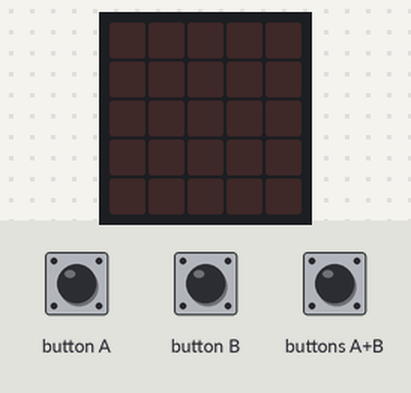
Recording of a program running on a simulated BBC micro:bit (MakeCode). On the bench: the board's 5×5 LED display. The test bench sets the inputs (shaded band).

Above: at 1.2 s.
1.3 s: buttons A+B pressed for 0.15 s
At 1.5 s:
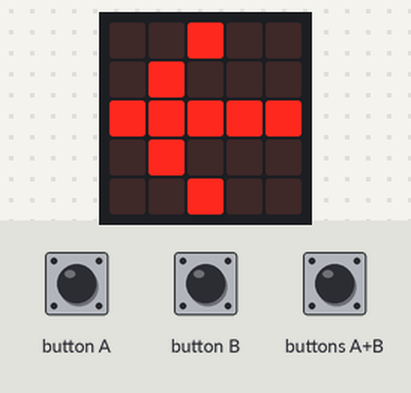
At 2.21 s:
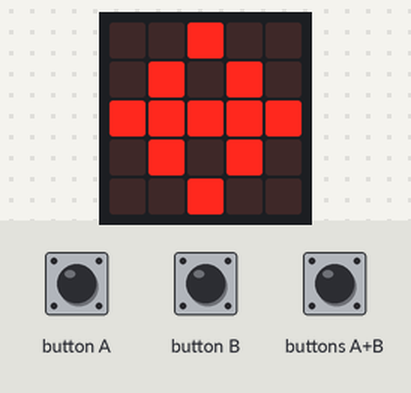
3.8 s: button A pressed for 3.2 s
8.5 s: button B pressed for 3.2 s
At 8.79 s:
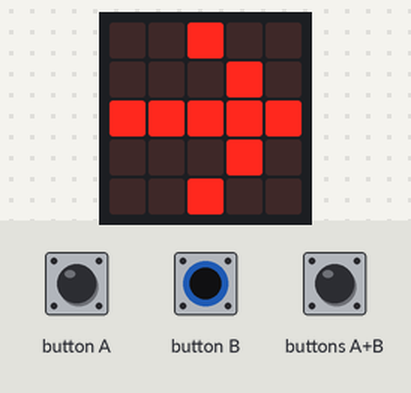
Timing chart, 0 to 11.5 s (numbered marks = the images above; inputs shaded):
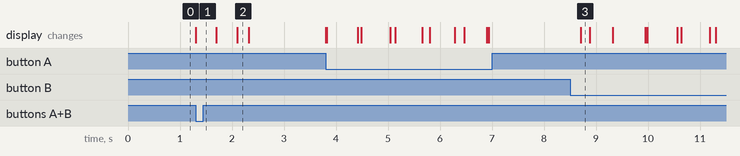

The program:

main.ts
```typescript
basic.forever(function () {
    if (input.buttonIsPressed(Button.A)) {
        basic.showLeds(`
            . . # . .
            . # . . .
            # # # # #
            . # . . .
            . . # . .
            `)
        basic.clearScreen()
        basic.pause(200)
    }
})
basic.forever(function () {
    if (input.buttonIsPressed(Button.B)) {
        basic.showLeds(`
            . . # . .
            . . . # .
            # # # # #
            . . . # .
            . . # . .
            `)
    }
    basic.clearScreen()
    basic.pause(200)
})
basic.forever(function () {
    if (input.buttonIsPressed(Button.AB)) {
        basic.showLeds(`
            . . # . .
            . # . # .
            # # # # #
            . # . # .
            . . # . .
            `)
    }
    basic.clearScreen()
    basic.pause(200)
})
```

test.ts
```typescript
// aquí va el archivo "tests"; esto no se compilará cuando este paquete se utilice como una extensión.
```

Measured:
- after the input at 1.3 s, the display: changes at once (image 1)
- after the input at 8.5 s, the display: changes after 0.20 s (image 3)
